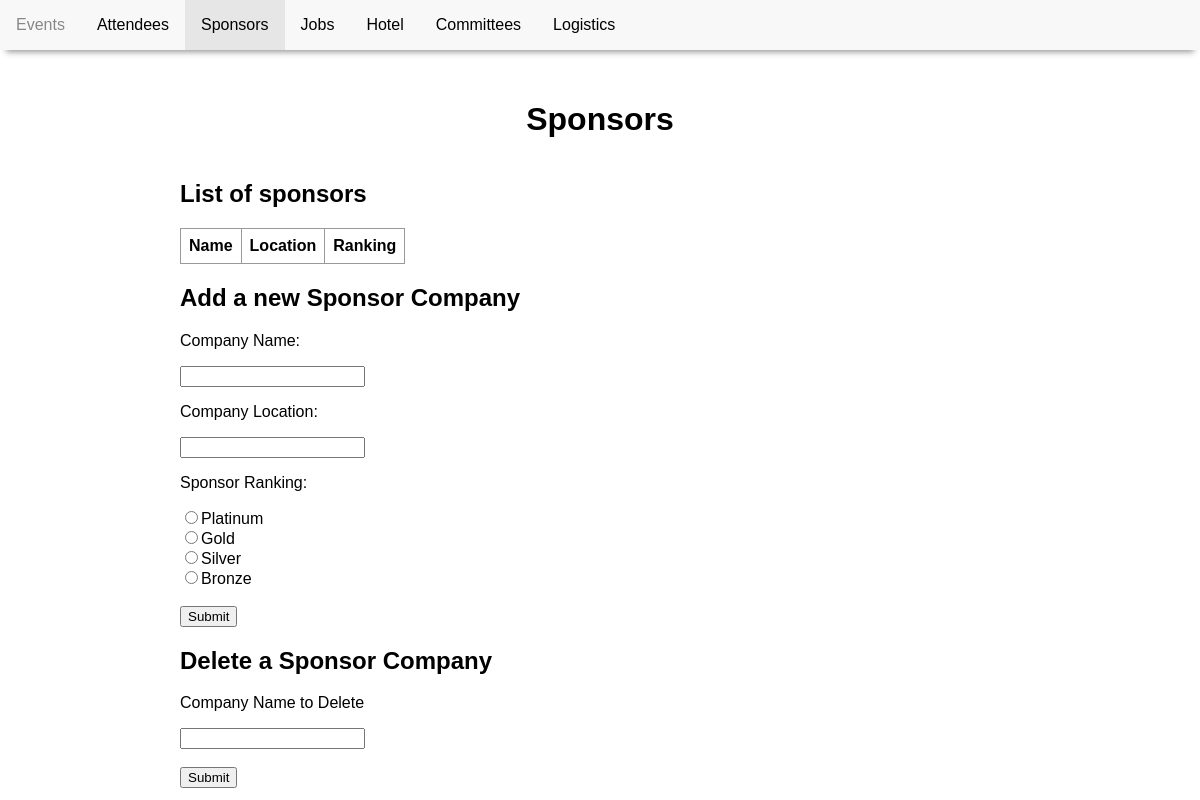
The page /sponsors.php on the database as committed earlier.
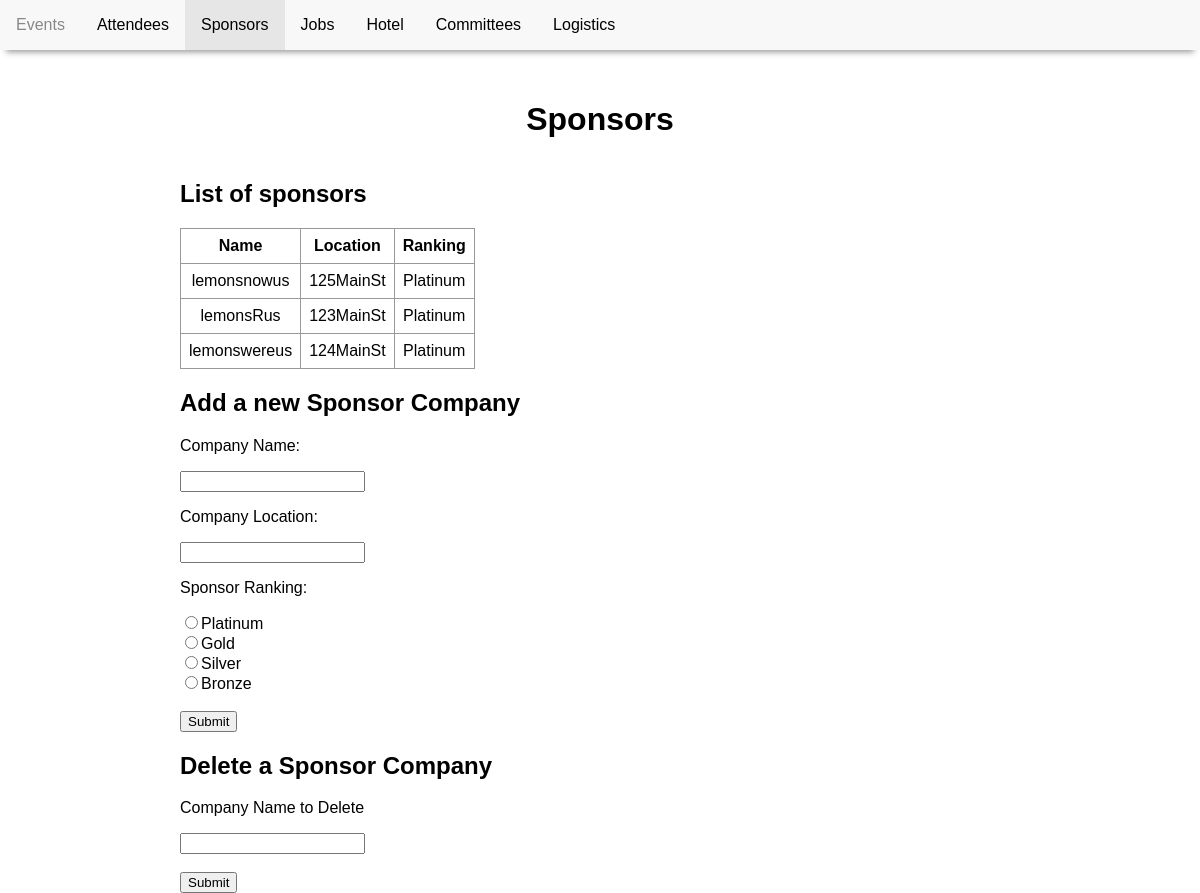
The same page on the database as committed later.
### tables this page shows
CREATE TABLE SponsorCompany(
    companyName varchar(30) NOT NULL,
    companyLocation varchar(50) NOT NULL,
    ranking enum('Platinum','Gold','Silver','Bronze') NOT NULL,
    PRIMARY KEY (companyName)
);

### sponsors.php (the view, shortened to what this page needs)
<!DOCTYPE html>
<html>
  <head>
    <link href="conference.css" type="text/css" rel="stylesheet" />
  </head>
  <body>
    <nav>
        <ul class="navbar">
          <li><a href="index.php">Events</a></li>
          <li><a href="attendees.php">Attendees</a></li>
          <li><a class="active" href="sponsors.php">Sponsors</a></li>
          <li><a href="jobs.php">Jobs</a></li>
          <li><a href="hotel.php">Hotel</a></li>
          <li><a href="committees.php">Committees</a></li>
          <li><a href="logistics.php">Logistics</a></li>
        </ul>
      </nav>
    <header>
      <h1>Sponsors</h1>
    </header>
    <div class="main">
      <?php include 'pdo.php'; ?>
      <div id='newsponsor'>
            <h2>List of sponsors</h2>
            <?php
            $query = "SELECT companyName, companyLocation, ranking FROM SponsorCompany";
            $stmt = $pdo->prepare($query);
            $stmt->execute();
            echo "<table>";
            echo "<tr><th>Name</th><th>Location</th><th>Ranking</th></tr>";
            while ($sponsor = $stmt->fetch()) {
                $companyName = $sponsor["companyName"];
                $companyLocation = $sponsor["companyLocation"];
                $Ranking = $sponsor["ranking"];
                echo "<tr><td>$companyName</td><td>$companyLocation</td><td>$Ranking</td></tr>";
            }
            echo "</table>";
            ?>
            <h2>Add a new Sponsor Company</h2>
            <form name="newsponsorform" action="" method="post">
               <p>Company Name:</p>
                <input type="text" name="companyName"><br>
                <p>Company Location:</p>
                <input type="text" name="companyLocation"><br>
                <p>Sponsor Ranking:</p>
                <input type="radio" name="sponsor" value="Platinum">Platinum<br>
                <input type="radio" name="sponsor" value="Gold">Gold<br>
                <input type="radio" name="sponsor" value="Silver">Silver<br>
                <input type="radio" name="sponsor" value="Bronze">Bronze<br>
                <input type = 'hidden' name = "var" value = 0><br>
                <input type="submit">
            </form>
            <h2>Delete a Sponsor Company</h2>
            <form name = "deletesponsorform" action = "" method = "post">
              <p> Company Name to Delete</p>
              <input type = 'text' name = "deleteName"><br>
              <input type = 'hidden' name = "var" value = 1><br>
              <input type= "submit">
            </form>
    </div>
  </body>
</html>

Rows that differ between the two databases and show on the page:
added sponsorcompany: companyName "lemonsnowus", companyLocation "125MainSt", ranking "Platinum"
added sponsorcompany: companyName "lemonsRus", companyLocation "123MainSt", ranking "Platinum"
added sponsorcompany: companyName "lemonswereus", companyLocation "124MainSt", ranking "Platinum"
